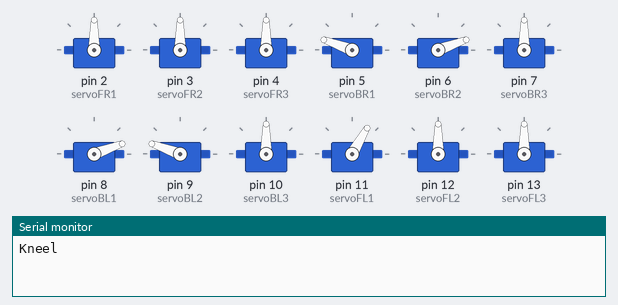
This sketch was run on a simulated Arduino Uno, built with avr-gcc and run on an emulated ATmega328P. Shown: 12 × servo, the last lines printed to the serial monitor.

Above: at 0.05 s.
At 6.0 s:
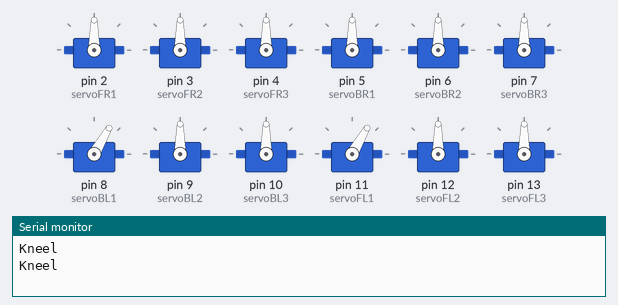
At 12.0 s:
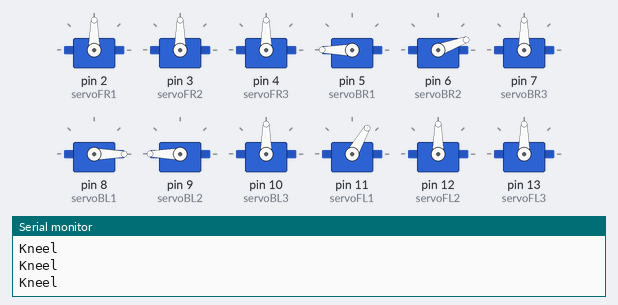
Timing chart, 0 to 15.6 s (numbered marks = the images above):
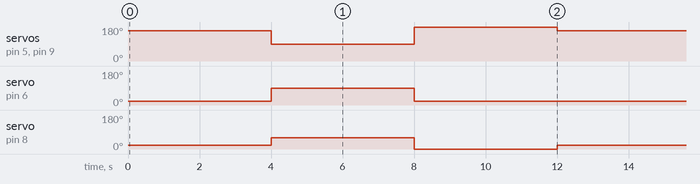

The sketch:

SPOT_Servo_Test.ino
```cpp
/*
 * Spot_Servo_Testing
 * Michael Smith
 * January 14th, 2022
 *
 */

#include <Servo.h>
# define SPACE 32
// Front Right Servos (0)
Servo servoFR1;  // create servo object to control a servo
Servo servoFR2;
Servo servoFR3;

// Back Right Servos (1)
Servo servoBR1;
Servo servoBR2;
Servo servoBR3;

// Back Left Servos (2)
Servo servoBL1;
Servo servoBL2;
Servo servoBL3;

// Front Left Servos (3)
Servo servoFL1;
Servo servoFL2;
Servo servoFL3;

// Additional servo objects
Servo testServo;

// Function Declarations
void attachArdPins();
void attachEspPins();
void testPos();
void restPos();
void servoWrite(int,int); // This function can be used to  individually move one servo at a time (the first number is the leg joint number, the second is the leg number
void jump();
void layDown();
void shake();
void sit();
void stand();
void waitForThisChar(char);
void testJoint(int);
void moveForward();
void kneel();
void foldedKneel();
void kneel2Stand();
void preStand();
void kneel2();
void preKneel();
void preStand2();
void standLBL();
void standLBR();

// Variables
int pins[4][3] = {2,3,4,5,6,7,8,9,10,11,12,13}; // pins[leg number][joint number - 1]
const int J1 = 0;   // Joint 1 is zero
const int J2 = 1;   // Joint 2 is one
const int J3 = 2;   // Joint 3 is two
const int LFR = 0;
const int LBR = 1;
const int LBL = 2;
const int LFL = 3;


// Could make matrices holding each of the three states: open, mid, and closed

//////////////////////////////////////////////////////////////////////////////////////////////////
void setup()
{
  Serial.begin(9600);     // Open the serial port at 9600 bps
  attachArdPins();        // Turn on all servos \
  //attachEspPins();        // Turn on all servos / uncomment one of these depending on the board
  //layDown();
  //stand();
  //moveForward();
  //servoWrite(pins[LFR][J3],90);
  //delay(1000);
  //  servoWrite(pins[LFL][J3],90);    // Increasing LBL J3 angles raises leg
   //delay(1000);
    //servoWrite(pins[LFL][J3],90);    // Increasing LBR, J3 angle lowers leg

}

//////////////////////////////////////////////////////////////////////////////////////////////////
void loop()
{
    preKneel();    //kneel2Stand();
  //kneel2();
  delay(4000);

  kneel();
  delay(4000);
  standLBL();
  delay(4000);

    //testPos();
    //restPos();
    //testJoint(pins[LBR][J2]);
    //restPos();
    //layDown();
    //stand();
    //foldedKneel();
    Serial.println("Looping");
}
//////////////////////////////////////////////////////////////////////////////////////////////////


//////////////////////////////////////////////
//////////////////////////////////////////////
// Functions
//////////////////////////////////////////////
//////////////////////////////////////////////

// moveForward()
void moveForward()
{
    Serial.println("Lay");
  servoFR1.write(90);  // Front Right Bottom
  servoFR2.write(110);  // Front Right Middle
  servoFR3.write(170);    // Front Right Shoulder

  servoBR1.write(40);
  servoBR2.write(65);
  servoBR3.write(0);

  servoBL1.write(140);    // This one needs to be recalibrated like the BR1
  servoBL2.write(80);
  servoBL3.write(60);   /// <---------------------------------------------------------------

  servoFL1.write(160);
  servoFL2.write(90);
  servoFL3.write(160);
}


// Attach all servos to Arduino Mega pins
void attachArdPins()
{
  servoFR1.attach(2);  // attaches the servo on pin 9 to the servo object
  servoFR2.attach(3);  // attaches the servo on pin 9 to the servo object
  servoFR3.attach(4);
  servoBR1.attach(5);
  servoBR2.attach(6);
  servoBR3.attach(7);
  servoBL1.attach(8);
  servoBL2.attach(9);
  servoBL3.attach(10);
  servoFL1.attach(11);
  servoFL2.attach(12);
  servoFL3.attach(13);
}

// Look up PWM Pins on ESP32 and configure the following respectively
void attachEspPins()
{
  servoFR1.attach(2);  // attaches the servo on pin 9 to the servo object
  servoFR2.attach(3);  // attaches the servo on pin 9 to the servo object
  servoFR3.attach(4);
  servoBR1.attach(5);
  servoBR2.attach(6);
  servoBR3.attach(7);
  servoBL1.attach(8);
  servoBL2.attach(9);
  servoBL3.attach(10);
  servoFL1.attach(11);
  servoFL2.attach(12);
  servoFL3.attach(13);
}

// This sets the positions of the robot to the rest position
void restPos()
{
  servoFR1.write(180);  // Front Right Bottom
  servoFR2.write(180);  // Front Right Middle
  servoFR3.write(170);    // Front Right Shoulder
  servoBR1.write(180);
  servoBR2.write(150);
  servoBR3.write(0);
  servoBL1.write(0);    // This one needs to be recalibrated like the BR1
  servoBL2.write(0);
  servoBL3.write(0);
  servoFL1.write(0);
  servoFL2.write(0);
  servoFL3.write(170);
}


void waitForThisChar(char C)
{
  while(true) // remain here until told to break
  {
    if(Serial.available() > 0)
    {// did something come in?
      char readChar = Serial.read();
      Serial.print(readChar);
      Serial.println(" was pressed.");

      if(readChar == C) // is that something the char G?
      {
        break;
      }
    }
  }
}


// This function helps to test one joint at 0, 90 and 180 degrees
void testJoint(int pin)
{
    Serial.println("Angle: 90");
    servoWrite(pin,90);  // [leg number][joint number - 1]
    Serial.print("Waiting for key press G");
    waitForThisChar('G');                       // Try this with the spacebar
    Serial.println("After key press");
    Serial.println("Angle: 0");
    servoWrite(pin,0);  // [leg number][joint number - 1]
    Serial.print("Waiting for key press G");
    waitForThisChar('G');                       // Try this with the spacebar
    Serial.println("After key press");
    Serial.println("Angle: 180");
    servoWrite(pin,180);  // [leg number][joint number - 1]
    Serial.print("Waiting for key press G");
    waitForThisChar('G');                       // Try this with the spacebar
    Serial.println("After key press");
}


// This function was to test various servo positions
void testPos()
{
  Serial.println("In testPos");
  // Front Right Leg
  //servoFR1.write(10);
  //servoFR2.write(90);
  //servoFR3.write(180);

  // Back Right Leg
  //servoBR1.write(180);
  //servoBR2.write(180);
  //servoBR3.write();
}


// Write to one servo at a time by selecting the leg and joint number, as well as the angle to move to
void servoWrite(int pin ,int angle)
{
  Serial.print("Moving Servo on pin: ");
  Serial.println(pin);
  testServo.attach(pin);
  testServo.write(angle);
  //delay(600);
  //testServo.detach();
}


///////////////////////////////////////////////////////////////////////////////////////////////////////
///////////////////////////////////////////////////////////////////////////////////////////////////////
// SPOT COMMANDS
///////////////////////////////////////////////////////////////////////////////////////////////////////
///////////////////////////////////////////////////////////////////////////////////////////////////////

void jump()
{
  Serial.println("Jump");
}

void layDown()
{
  Serial.println("Lay");
  servoFR1.write(180);  // Front Right Bottom
  servoFR2.write(10);  // Front Right Middle
  servoFR3.write(90);    // Front Right Shoulder   <---- need to change this

  servoBR1.write(180);
  servoBR2.write(20);
  servoBR3.write(90);

  servoBL1.write(0);    // This one needs to be recalibrated like the BR1
  servoBL2.write(160);
  servoBL3.write(90);   /// <---------------------------------------------------------------

  servoFL1.write(0);
  servoFL2.write(180);
  servoFL3.write(90);
}

void kneel()
{
  Serial.println("Kneel");
  servoFR1.write(90);  // Front Right Bottom
  servoFR2.write(90);  // Front Right Middle
  servoFR3.write(90);    // Front Right Shoulder

  servoBR1.write(90);
  servoBR2.write(90);
  servoBR3.write(90);

  servoBL1.write(60);    // This one needs to be recalibrated like the BR1
  servoBL2.write(90);
  servoBL3.write(90);   /// <---------------------------------------------------------------

  servoFL1.write(60);
  servoFL2.write(90);
  servoFL3.write(90);
}

void foldedKneel()
{
  Serial.println("Folded Kneel");
  servoFR1.write(180);  // Front Right Bottom
  servoFR2.write(90);  // Front Right Middle
  servoFR3.write(90);    // Front Right Shoulder

  servoBR1.write(180);
  servoBR2.write(90);
  servoBR3.write(90);

  servoBL1.write(0);    // This one needs to be recalibrated like the BR1
  servoBL2.write(90);
  servoBL3.write(90);   /// <---------------------------------------------------------------

  servoFL1.write(0);
  servoFL2.write(90);
  servoFL3.write(90);
}


void shake()
{
  Serial.println("Shake");
}

void sit()
{
  Serial.println("Sit");
}
/*
void stand()
{
  Serial.println("Stand");
  servoFR1.write(40);  // Front Right Bottom
  servoFR2.write(90);  // Front Right Middle
  servoFR3.write(170);    // Front Right Shoulder     // When this is 170, it is inline with BR3 when that is at zero.
  servoBR1.write(40);
  servoBR2.write(65);     // This is vertical at 165
  servoBR3.write(0);   // Increasing this rotates it clockwise (downwards) [zero is our number for horizontal at the moment]
}
*/

void stand()
{
  Serial.println("Lay");
  servoFR1.write(20);  // Front Right Bottom
  servoFR2.write(90);  // Front Right Middle
  servoFR3.write(90);    // Front Right Shoulder

  servoBR1.write(40);
  servoBR2.write(90);
  servoBR3.write(90);

  servoBL1.write(140);    // This one needs to be recalibrated like the BR1
  servoBL2.write(90);
  servoBL3.write(90);   /// <---------------------------------------------------------------

  servoFL1.write(160);
  servoFL2.write(90);
  servoFL3.write(90);
}

void kneel2Stand()
{
  layDown();
  delay(2000);
  foldedKneel();
  delay(2000);
  kneel();
  delay(2000);
  stand();
  delay(2000);
  kneel();
  delay(2000);
  foldedKneel();
  delay(2000);
}

void preStand()
{
  Serial.println("Kneel");
  servoFR1.write(90);  // Front Right Bottom
  servoFR2.write(90);  // Front Right Middle
  servoFR3.write(90);    // Front Right Shoulder

  servoBR1.write(120);
  servoBR2.write(20);
  servoBR3.write(90);

  servoBL1.write(60);    // This one needs to be recalibrated like the BR1
  servoBL2.write(160);
  servoBL3.write(90);   /// <---------------------------------------------------------------

  servoFL1.write(60);
  servoFL2.write(90);
  servoFL3.write(90);
}

void kneel2()
{
  Serial.println("Kneel");
  servoFR1.write(90);  // Front Right Bottom
  servoFR2.write(90);  // Front Right Middle
  servoFR3.write(90);    // Front Right Shoulder

  servoBR1.write(180);    // 120
  servoBR2.write(20);
  servoBR3.write(90);

  servoBL1.write(0);    // This one needs to be recalibrated like the BR1    60
  servoBL2.write(160);
  servoBL3.write(90);   /// <---------------------------------------------------------------

  servoFL1.write(60);
  servoFL2.write(90);
  servoFL3.write(90);
}

void preKneel()
{
  Serial.println("Kneel");
  servoFR1.write(90);  // Front Right Bottom
  servoFR2.write(90);  // Front Right Middle
  servoFR3.write(90);    // Front Right Shoulder

  servoBR1.write(160);    // 120
  servoBR2.write(20);
  servoBR3.write(90);

  servoBL1.write(20);    // This one needs to be recalibrated like the BR1    60
  servoBL2.write(160);
  servoBL3.write(90);   /// <---------------------------------------------------------------

  servoFL1.write(60);
  servoFL2.write(90);
  servoFL3.write(90);
}

void preStand2()
{
  Serial.println("PreStand2");
  servoFR1.write(90);  // Front Right Bottom
  servoFR2.write(90);  // Front Right Middle
  servoFR3.write(90);    // Front Right Shoulder

  servoBR1.write(120);
  servoBR2.write(40);   //20
  servoBR3.write(90);

  servoBL1.write(60);    // This one needs to be recalibrated like the BR1
  servoBL2.write(120);    // 160
  servoBL3.write(90);   /// <---------------------------------------------------------------

  servoFL1.write(60);
  servoFL2.write(90);
  servoFL3.write(90);
}

void standLBL()
{
  Serial.println("Kneel");
  servoFR1.write(90);  // Front Right Bottom
  servoFR2.write(90);  // Front Right Middle
  servoFR3.write(90);    // Front Right Shoulder

  servoBR1.write(180);    // 120
  servoBR2.write(20);
  servoBR3.write(90);

  servoBL1.write(0);    // This one needs to be recalibrated like the BR1    60
  servoBL2.write(180);
  servoBL3.write(90);   /// <---------------------------------------------------------------

  servoFL1.write(60);
  servoFL2.write(90);
  servoFL3.write(90);
}

void standLBR()
{
  Serial.println("standLBR");
}

/*
Servo Matrix
                   [ 'Bottom_J', 'Middle_J', 'Shoulder_J' ]
Front Right (0)    [   Pin 2   ,   Pin 3   ,    Pin 4     ]
Back  Right (1)    [   Pin 5   ,   Pin 6   ,    Pin 7     ]
Back  Left  (2)    [   Pin 8   ,   Pin 9   ,    Pin 10    ]
Front Left  (3)    [   Pin 11  ,   Pin 12  ,    Pin 13    ]

*/


  //for (pos = 0; pos <= 180; pos += 1) { // goes from 0 degrees to 180 degrees
  //  // in steps of 1 degree
  //  myservo.write(pos);              // tell servo to go to position in variable 'pos'
  //  delay(15);                       // waits 15ms for the servo to reach the position
  //}
  //for (pos = 180; pos >= 0; pos -= 1) { // goes from 180 degrees to 0 degrees
  // myservo.write(pos);              // tell servo to go to position in variable 'pos'
  //  delay(15);                       // waits 15ms for the servo to reach the position
  //}
```

Measured:
- by itself, servo on pin 5 (servoBR1), servo on pin 9 (servoBL2): repeats every 12.0 s: 180° 4.0 s, 160° 4.0 s, 90° 4.0 s
- by itself, servo on pin 6 (servoBR2): alternates 90° for 4.0 s and 20° for 8.0 s
- by itself, servo on pin 8 (servoBL1): repeats every 12.0 s: 0° 4.0 s, 20° 4.0 s, 60° 4.0 s
